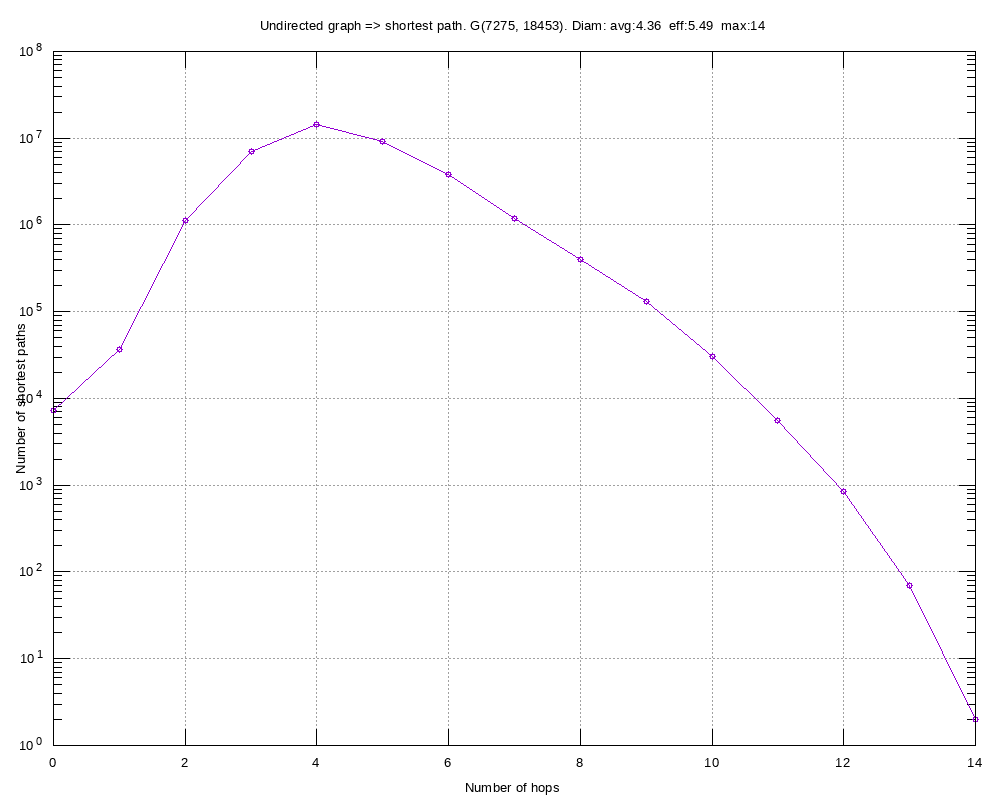

Here is the gnuplot script that generated this plot:
#
# Undirected graph => shortest path. G(7275, 18453). Diam: avg:4.36  eff:5.49  max:14 (Wed Sep  4 19:23:18 2019)
#

set title "Undirected graph => shortest path. G(7275, 18453). Diam: avg:4.36  eff:5.49  max:14"
set key bottom right
set logscale y 10
set format y "10^{%L}"
set mytics 10
set grid
set xlabel "Number of hops"
set ylabel "Number of shortest paths"
set tics scale 2
set terminal png font arial 10 size 1000,800
set output 'diam.email-Enron-subgraph-shortest-path-distribution.png'
plot 	"diam.email-Enron-subgraph-shortest-path-distribution.tab" using 1:2 title "" with linespoints pt 6
